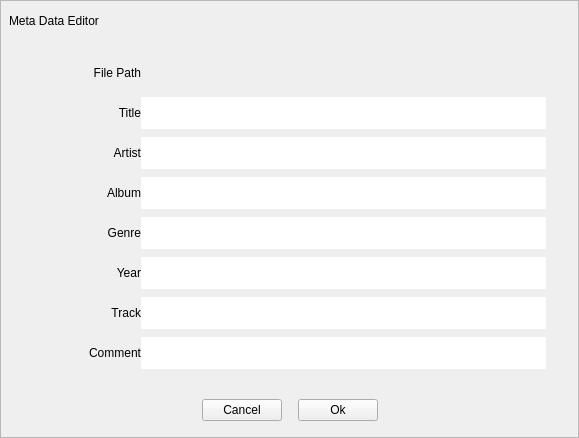
<?xml version="1.0" encoding="UTF-8"?>
<ui version="4.0">
 <class>MetaDataEditor</class>
 <widget class="QDialog" name="MetaDataEditor">
  <property name="geometry">
   <rect>
    <x>0</x>
    <y>0</y>
    <width>579</width>
    <height>438</height>
   </rect>
  </property>
  <property name="windowTitle">
   <string>Dialog</string>
  </property>
  <property name="styleSheet">
   <string notr="true"/>
  </property>
  <layout class="QVBoxLayout" name="verticalLayout">
   <property name="spacing">
    <number>0</number>
   </property>
   <property name="leftMargin">
    <number>0</number>
   </property>
   <property name="topMargin">
    <number>0</number>
   </property>
   <property name="rightMargin">
    <number>0</number>
   </property>
   <property name="bottomMargin">
    <number>0</number>
   </property>
   <item>
    <widget class="QFrame" name="container">
     <property name="frameShape">
      <enum>QFrame::StyledPanel</enum>
     </property>
     <property name="frameShadow">
      <enum>QFrame::Raised</enum>
     </property>
     <layout class="QVBoxLayout" name="verticalLayout_2">
      <property name="spacing">
       <number>0</number>
      </property>
      <property name="leftMargin">
       <number>0</number>
      </property>
      <property name="topMargin">
       <number>0</number>
      </property>
      <property name="rightMargin">
       <number>0</number>
      </property>
      <property name="bottomMargin">
       <number>0</number>
      </property>
      <item>
       <widget class="QFrame" name="titleBar">
        <property name="minimumSize">
         <size>
          <width>0</width>
          <height>40</height>
         </size>
        </property>
        <property name="maximumSize">
         <size>
          <width>16777215</width>
          <height>40</height>
         </size>
        </property>
        <property name="frameShape">
         <enum>QFrame::NoFrame</enum>
        </property>
        <property name="frameShadow">
         <enum>QFrame::Raised</enum>
        </property>
        <layout class="QHBoxLayout" name="horizontalLayout">
         <property name="spacing">
          <number>8</number>
         </property>
         <property name="leftMargin">
          <number>8</number>
         </property>
         <property name="topMargin">
          <number>8</number>
         </property>
         <property name="rightMargin">
          <number>8</number>
         </property>
         <property name="bottomMargin">
          <number>8</number>
         </property>
         <item>
          <widget class="QLabel" name="title">
           <property name="text">
            <string>Meta Data Editor</string>
           </property>
          </widget>
         </item>
         <item>
          <spacer name="horizontalSpacer">
           <property name="orientation">
            <enum>Qt::Horizontal</enum>
           </property>
           <property name="sizeHint" stdset="0">
            <size>
             <width>40</width>
             <height>20</height>
            </size>
           </property>
          </spacer>
         </item>
         <item>
          <widget class="QPushButton" name="closeBtn">
           <property name="minimumSize">
            <size>
             <width>24</width>
             <height>24</height>
            </size>
           </property>
           <property name="maximumSize">
            <size>
             <width>24</width>
             <height>24</height>
            </size>
           </property>
           <property name="text">
            <string/>
           </property>
           <property name="icon">
            <iconset resource="music-player.qrc">
             <normaloff>:/images/close.png</normaloff>:/images/close.png</iconset>
           </property>
           <property name="iconSize">
            <size>
             <width>16</width>
             <height>16</height>
            </size>
           </property>
           <property name="flat">
            <bool>true</bool>
           </property>
          </widget>
         </item>
        </layout>
       </widget>
      </item>
      <item>
       <widget class="QFrame" name="content">
        <property name="frameShape">
         <enum>QFrame::NoFrame</enum>
        </property>
        <property name="frameShadow">
         <enum>QFrame::Raised</enum>
        </property>
        <layout class="QVBoxLayout" name="verticalLayout_3">
         <property name="spacing">
          <number>16</number>
         </property>
         <property name="leftMargin">
          <number>16</number>
         </property>
         <property name="topMargin">
          <number>16</number>
         </property>
         <property name="rightMargin">
          <number>16</number>
         </property>
         <property name="bottomMargin">
          <number>16</number>
         </property>
         <item>
          <layout class="QFormLayout" name="formLayout">
           <property name="horizontalSpacing">
            <number>0</number>
           </property>
           <property name="verticalSpacing">
            <number>8</number>
           </property>
           <property name="leftMargin">
            <number>16</number>
           </property>
           <property name="rightMargin">
            <number>16</number>
           </property>
           <item row="0" column="0">
            <widget class="QLabel" name="mdeLabel1">
             <property name="minimumSize">
              <size>
               <width>108</width>
               <height>32</height>
              </size>
             </property>
             <property name="maximumSize">
              <size>
               <width>108</width>
               <height>32</height>
              </size>
             </property>
             <property name="text">
              <string>File Path</string>
             </property>
             <property name="alignment">
              <set>Qt::AlignRight|Qt::AlignTrailing|Qt::AlignVCenter</set>
             </property>
            </widget>
           </item>
           <item row="0" column="1">
            <widget class="QLabel" name="mdePath">
             <property name="minimumSize">
              <size>
               <width>0</width>
               <height>32</height>
              </size>
             </property>
             <property name="maximumSize">
              <size>
               <width>16777215</width>
               <height>32</height>
              </size>
             </property>
             <property name="text">
              <string/>
             </property>
            </widget>
           </item>
           <item row="1" column="0">
            <widget class="QLabel" name="mdeLabel2">
             <property name="minimumSize">
              <size>
               <width>108</width>
               <height>32</height>
              </size>
             </property>
             <property name="maximumSize">
              <size>
               <width>108</width>
               <height>32</height>
              </size>
             </property>
             <property name="text">
              <string>Title</string>
             </property>
             <property name="alignment">
              <set>Qt::AlignRight|Qt::AlignTrailing|Qt::AlignVCenter</set>
             </property>
            </widget>
           </item>
           <item row="1" column="1">
            <widget class="LabelEdit" name="mdeTitle">
             <property name="minimumSize">
              <size>
               <width>0</width>
               <height>32</height>
              </size>
             </property>
             <property name="maximumSize">
              <size>
               <width>16777215</width>
               <height>32</height>
              </size>
             </property>
             <property name="frame">
              <bool>false</bool>
             </property>
            </widget>
           </item>
           <item row="2" column="0">
            <widget class="QLabel" name="mdeLabel3">
             <property name="minimumSize">
              <size>
               <width>108</width>
               <height>32</height>
              </size>
             </property>
             <property name="maximumSize">
              <size>
               <width>108</width>
               <height>32</height>
              </size>
             </property>
             <property name="text">
              <string>Artist</string>
             </property>
             <property name="alignment">
              <set>Qt::AlignRight|Qt::AlignTrailing|Qt::AlignVCenter</set>
             </property>
            </widget>
           </item>
           <item row="3" column="0">
            <widget class="QLabel" name="mdeLabel4">
             <property name="minimumSize">
              <size>
               <width>108</width>
               <height>32</height>
              </size>
             </property>
             <property name="maximumSize">
              <size>
               <width>108</width>
               <height>32</height>
              </size>
             </property>
             <property name="text">
              <string>Album</string>
             </property>
             <property name="alignment">
              <set>Qt::AlignRight|Qt::AlignTrailing|Qt::AlignVCenter</set>
             </property>
            </widget>
           </item>
           <item row="2" column="1">
            <widget class="LabelEdit" name="mdeArtist">
             <property name="minimumSize">
              <size>
               <width>0</width>
               <height>32</height>
              </size>
             </property>
             <property name="maximumSize">
              <size>
               <width>16777215</width>
               <height>32</height>
              </size>
             </property>
             <property name="frame">
              <bool>false</bool>
             </property>
            </widget>
           </item>
           <item row="3" column="1">
            <widget class="LabelEdit" name="mdeAlbum">
             <property name="minimumSize">
              <size>
               <width>0</width>
               <height>32</height>
              </size>
             </property>
             <property name="maximumSize">
              <size>
               <width>16777215</width>
               <height>32</height>
              </size>
             </property>
             <property name="frame">
              <bool>false</bool>
             </property>
            </widget>
           </item>
           <item row="4" column="0">
            <widget class="QLabel" name="mdeLabel5">
             <property name="minimumSize">
              <size>
               <width>108</width>
               <height>32</height>
              </size>
             </property>
             <property name="maximumSize">
              <size>
               <width>108</width>
               <height>32</height>
              </size>
             </property>
             <property name="text">
              <string>Genre</string>
             </property>
             <property name="alignment">
              <set>Qt::AlignRight|Qt::AlignTrailing|Qt::AlignVCenter</set>
             </property>
            </widget>
           </item>
           <item row="4" column="1">
            <widget class="LabelEdit" name="mdeGenre">
             <property name="minimumSize">
              <size>
               <width>0</width>
               <height>32</height>
              </size>
             </property>
             <property name="maximumSize">
              <size>
               <width>16777215</width>
               <height>32</height>
              </size>
             </property>
             <property name="frame">
              <bool>false</bool>
             </property>
            </widget>
           </item>
           <item row="5" column="0">
            <widget class="QLabel" name="mdeLabel6">
             <property name="minimumSize">
              <size>
               <width>108</width>
               <height>32</height>
              </size>
             </property>
             <property name="maximumSize">
              <size>
               <width>108</width>
               <height>32</height>
              </size>
             </property>
             <property name="text">
              <string>Year</string>
             </property>
             <property name="alignment">
              <set>Qt::AlignRight|Qt::AlignTrailing|Qt::AlignVCenter</set>
             </property>
            </widget>
           </item>
           <item row="5" column="1">
            <widget class="LabelEdit" name="mdeYear">
             <property name="minimumSize">
              <size>
               <width>0</width>
               <height>32</height>
              </size>
             </property>
             <property name="maximumSize">
              <size>
               <width>16777215</width>
               <height>32</height>
              </size>
             </property>
             <property name="frame">
              <bool>false</bool>
             </property>
            </widget>
           </item>
           <item row="6" column="0">
            <widget class="QLabel" name="mdeLabel7">
             <property name="minimumSize">
              <size>
               <width>108</width>
               <height>32</height>
              </size>
             </property>
             <property name="maximumSize">
              <size>
               <width>108</width>
               <height>32</height>
              </size>
             </property>
             <property name="text">
              <string>Track</string>
             </property>
             <property name="alignment">
              <set>Qt::AlignRight|Qt::AlignTrailing|Qt::AlignVCenter</set>
             </property>
            </widget>
           </item>
           <item row="6" column="1">
            <widget class="LabelEdit" name="mdeTrack">
             <property name="minimumSize">
              <size>
               <width>0</width>
               <height>32</height>
              </size>
             </property>
             <property name="maximumSize">
              <size>
               <width>16777215</width>
               <height>32</height>
              </size>
             </property>
             <property name="frame">
              <bool>false</bool>
             </property>
            </widget>
           </item>
           <item row="7" column="0">
            <widget class="QLabel" name="mdeLabel8">
             <property name="minimumSize">
              <size>
               <width>108</width>
               <height>32</height>
              </size>
             </property>
             <property name="maximumSize">
              <size>
               <width>108</width>
               <height>32</height>
              </size>
             </property>
             <property name="text">
              <string>Comment</string>
             </property>
             <property name="alignment">
              <set>Qt::AlignRight|Qt::AlignTrailing|Qt::AlignVCenter</set>
             </property>
            </widget>
           </item>
           <item row="7" column="1">
            <widget class="LabelEdit" name="mdeComment">
             <property name="minimumSize">
              <size>
               <width>0</width>
               <height>32</height>
              </size>
             </property>
             <property name="maximumSize">
              <size>
               <width>16777215</width>
               <height>32</height>
              </size>
             </property>
             <property name="frame">
              <bool>false</bool>
             </property>
            </widget>
           </item>
          </layout>
         </item>
         <item>
          <layout class="QHBoxLayout" name="horizontalLayout_2">
           <property name="spacing">
            <number>16</number>
           </property>
           <item>
            <spacer name="horizontalSpacer_2">
             <property name="orientation">
              <enum>Qt::Horizontal</enum>
             </property>
             <property name="sizeHint" stdset="0">
              <size>
               <width>40</width>
               <height>20</height>
              </size>
             </property>
            </spacer>
           </item>
           <item>
            <widget class="QPushButton" name="cancelBtn">
             <property name="text">
              <string>Cancel</string>
             </property>
            </widget>
           </item>
           <item>
            <widget class="QPushButton" name="okBtn">
             <property name="text">
              <string>Ok</string>
             </property>
            </widget>
           </item>
           <item>
            <spacer name="horizontalSpacer_3">
             <property name="orientation">
              <enum>Qt::Horizontal</enum>
             </property>
             <property name="sizeHint" stdset="0">
              <size>
               <width>40</width>
               <height>20</height>
              </size>
             </property>
            </spacer>
           </item>
          </layout>
         </item>
        </layout>
       </widget>
      </item>
     </layout>
    </widget>
   </item>
  </layout>
 </widget>
 <customwidgets>
  <customwidget>
   <class>LabelEdit</class>
   <extends>QLineEdit</extends>
   <header>./labeledit/labeledit.h</header>
  </customwidget>
 </customwidgets>
 <resources>
  <include location="music-player.qrc"/>
 </resources>
 <connections>
  <connection>
   <sender>closeBtn</sender>
   <signal>clicked()</signal>
   <receiver>MetaDataEditor</receiver>
   <slot>reject()</slot>
   <hints>
    <hint type="sourcelabel">
     <x>569</x>
     <y>29</y>
    </hint>
    <hint type="destinationlabel">
     <x>489</x>
     <y>-53</y>
    </hint>
   </hints>
  </connection>
  <connection>
   <sender>cancelBtn</sender>
   <signal>clicked()</signal>
   <receiver>MetaDataEditor</receiver>
   <slot>reject()</slot>
   <hints>
    <hint type="sourcelabel">
     <x>259</x>
     <y>408</y>
    </hint>
    <hint type="destinationlabel">
     <x>268</x>
     <y>512</y>
    </hint>
   </hints>
  </connection>
 </connections>
</ui>
